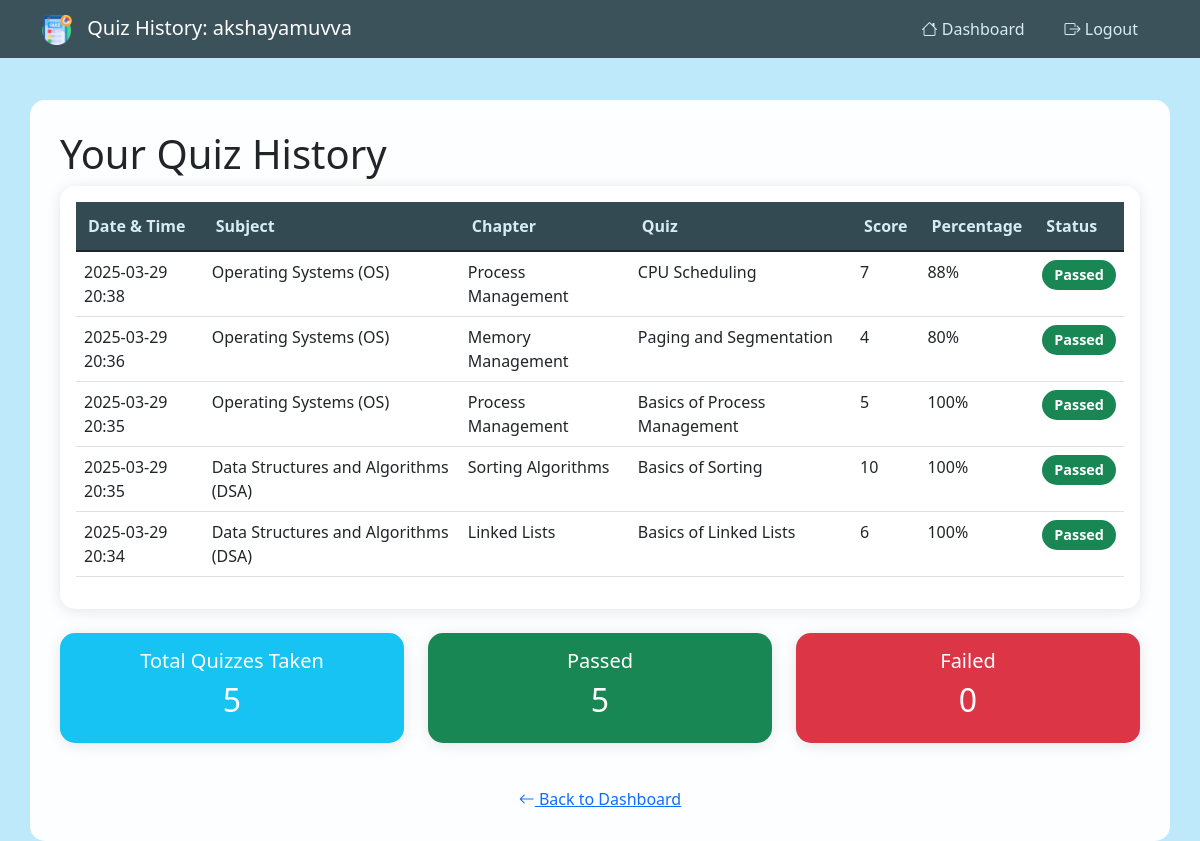
The page /user_history (signed in) on the database its author committed.
### main.py (models this page shows)
class User(db.Model):
    id = db.Column(db.Integer, primary_key=True)
    name = db.Column(db.String(60),nullable=False)
    username = db.Column(db.String(80), unique=True, nullable=False)
    email = db.Column(db.String(120), unique=True, nullable=False)
    passhash = db.Column(db.String(256), nullable=False)
    qualification = db.Column(db.String(60), nullable=False)
    date_of_birth = db.Column(db.Date , nullable = False)
    is_admin = db.Column(db.Boolean, default=False)
    is_flagged = db.Column(db.Boolean, default=False)
    scores = db.relationship('Scores', back_populates = 'user',cascade = 'all, delete-orphan')

class Scores(db.Model):
    id = db.Column(db.Integer, primary_key=True)
    score = db.Column(db.Integer,nullable=False)
    user_id = db.Column(db.Integer, db.ForeignKey('user.id'), nullable=False)
    quiz_id = db.Column(db.Integer, db.ForeignKey('quiz.id'), nullable=False)
    user = db.relationship('User', back_populates='scores')#user has scores-back populate
    quiz = db.relationship('Quiz', back_populates = 'score')#quiz has score
    quiz_taken_timestamp = db.Column(db.DateTime, nullable=False)
    percentage = db.Column(db.Integer,nullable=False)

class Subject(db.Model):
    id = db.Column(db.Integer, primary_key=True)
    name = db.Column(db.String(60),nullable=False)
    description = db.Column(db.String(120), nullable=False)
    sub_chapter = db.relationship('Chapter', back_populates = 'subjects',cascade = 'all, delete-orphan')
    subject_standard = db.Column(db.Integer)

class Chapter(db.Model):
    id = db.Column(db.Integer, primary_key=True)
    name = db.Column(db.String(60),nullable=False)
    description = db.Column(db.String(120), nullable=False)
    subject_id = db.Column(db.Integer, db.ForeignKey('subject.id'), nullable=False)
    subjects = db.relationship('Subject', back_populates = 'sub_chapter')
    chap_quiz = db.relationship('Quiz', back_populates = 'chapter',cascade = 'all, delete-orphan')

class Quiz(db.Model):
    id = db.Column(db.Integer, primary_key=True)
    name = db.Column(db.String(60),nullable=False)
    quiz_time_duration = db.Column(db.Integer,nullable = False)
    quiz_date = db.Column(db.Date, nullable = False)
    chapter_id = db.Column(db.Integer, db.ForeignKey('chapter.id'), nullable=False)
    feedback = db.Column(db.String(250), nullable=True)
    chapter = db.relationship('Chapter', back_populates = 'chap_quiz')
    qsns = db.relationship('Question', back_populates = 'quiz',cascade = 'all, delete-orphan')
    score = db.relationship('Scores', back_populates = 'quiz',cascade = 'all, delete-orphan')

### main.py (the view)
@app.route('/user_history')
def user_history():
    if 'user_id' not in session:
        return redirect(url_for('login'))
    user = User.query.get(session['user_id'])
    scores = db.session.query(Scores, Quiz, Chapter, Subject).join(Quiz, Scores.quiz_id == Quiz.id).join(
        Chapter, Quiz.chapter_id == Chapter.id).join(Subject, Chapter.subject_id == Subject.id).filter(
        Scores.user_id == session['user_id']).order_by(
        Scores.quiz_taken_timestamp.desc()).all()
    return render_template('user_history.html', user=user, scores=scores)

### templates/user_history.html (shortened to what this page needs)
<!DOCTYPE html>
<html lang="en">
<head>
    <link href="https://cdn.jsdelivr.net/npm/bootstrap@5.1.3/dist/css/bootstrap.min.css" rel="stylesheet">
    <link rel="stylesheet" href="https://cdn.jsdelivr.net/npm/bootstrap-icons@1.7.2/font/bootstrap-icons.css">
    <link rel="stylesheet" href="{{ url_for('static', filename='css/user_styles.css') }}">
</head>
<body>
    <nav class="navbar navbar-expand-lg navbar-dark fixed-top">
        <div class="container">
            <a class="navbar-brand" href="#">
                <img src="{{ url_for('static', filename='images/logo.png') }}" alt="QuizMaster Logo" class="nav-logo">
                Quiz History: {{ user.username }}
            </a>
            <div class="collapse navbar-collapse" id="navbarNav">
                <ul class="navbar-nav ms-auto">
                    <li class="nav-item">
                        <a class="nav-link" href="{{ url_for('dashboard') }}">
                            <i class="bi bi-house"></i> Dashboard
                        </a>
                    </li>
                    <li class="nav-item">
                        <a class="nav-link" href="{{ url_for('logout') }}">
                            <i class="bi bi-box-arrow-right"></i> Logout
                        </a>
                    </li>
                </ul>
            </div>
        </div>
    </nav>
    <div class="container main-content">
        <div class="dashboard-header">
            <h1>Your Quiz History</h1>
        </div>
        <div class="card">
            <div class="card-body">
                <div class="table-responsive">
                    <table class="table table-hover">
                        <thead>
                            <tr>
                                <th>Date & Time</th>
                                <th>Subject</th>
                                <th>Chapter</th>
                                <th>Quiz</th>
                                <th>Score</th>
                                <th>Percentage</th>
                                <th>Status</th>
                            </tr>
                        </thead>
                        <tbody>
                            {% if scores %}
                                {% for score, quiz, chapter, subject in scores %}
                                <tr>
                                    <td>{{ score.quiz_taken_timestamp.strftime('%Y-%m-%d %H:%M') }}</td>
                                    <td>{{ subject.name }}</td>
                                    <td>{{ chapter.name }}</td>
                                    <td>{{ quiz.name }}</td>
                                    <td>{{ score.score }}</td>
                                    <td>{{ score.percentage }}%</td>
                                    <td>
                                        {% if score.percentage >= 65 %}
                                            <span class="badge bg-success">Passed</span>
                                        {% else %}
                                            <span class="badge bg-danger">Failed</span>
                                        {% endif %}
                                    </td>
                                </tr>
                                {% endfor %}
                            {% else %}
                                <tr>
                                    <td colspan="7" class="text-center">No quiz attempts found.</td>
                                </tr>
                            {% endif %}
                        </tbody>
                    </table>
                </div>
            </div>
        </div>
        {% if scores %}
        <div class="row mt-4">
            <div class="col-md-4">
                <div class="card bg-primary text-white">
                    <div class="card-body text-center">
                        <h5 class="card-title">Total Quizzes Taken</h5>
                        <h2>{{ scores|length }}</h2>
                    </div>
                </div>
            </div>
            <div class="col-md-4">
                <div class="card bg-success text-white">
                    <div class="card-body text-center">
                        <h5 class="card-title">Passed</h5>
                        <h2>{{ scores|selectattr('0.percentage', '>=', 60)|list|length }}</h2>
                    </div>
                </div>
            </div>
            <div class="col-md-4">
                <div class="card bg-danger text-white">
                    <div class="card-body text-center">
                        <h5 class="card-title">Failed</h5>
                        <h2>{{ scores|selectattr('0.percentage', '<', 60)|list|length }}</h2>
                    </div>
                </div>
            </div>
        </div>
        {% endif %}
        <div class="text-center mt-4">
            <a href="{{ url_for('dashboard') }}" class="back-link">
                <i class="bi bi-arrow-left"></i> Back to Dashboard
            </a>
        </div>
    </div>
</body>
</html>

### static/css/user_styles.css (style rules this page uses)
body { background-color: #bee9fa; min-height: 100vh; padding-top: 80px; }
.main-content { background: rgba(255, 255, 255, 0.95); border-radius: 15px; padding: 30px; margin-top: 20px; }
.card { border: none; border-radius: 15px; box-shadow: 0 2px 15px rgba(0, 0, 0, 0.1); transition: transform 0.3s ease; margin-bottom: 20px; }
.navbar { background-color: rgba(52, 74, 83, 0.95) !important; backdrop-filter: blur(10px); }
.nav-logo { width: 30px; height: 30px; margin-right: 10px; }
.nav-link { color: #d8ebf4 !important; padding: 8px 15px !important; margin: 0 5px; border-radius: 20px; transition: all 0.3s ease; }
.table thead th { background-color: #344a53; color: #d8ebf4; border: none; padding: 12px; }
.badge { padding: 8px 12px; font-size: 0.9rem; border-radius: 20px; }
.bg-primary { background-color: #16c3f2 !important; }

### rows shown on the page
User: username "akshayamuvva"
Scores: quiz_taken_timestamp "2025-03-29 20:38", name "Operating Systems (OS)", name "Process Management", name "CPU Scheduling", score "7", percentage "88", shows "Passed"
Scores: quiz_taken_timestamp "2025-03-29 20:36", name "Operating Systems (OS)", name "Memory Management", name "Paging and Segmentation", score "4", percentage "80", shows "Passed"
Scores: quiz_taken_timestamp "2025-03-29 20:35", name "Operating Systems (OS)", name "Process Management", name "Basics of Process Management", score "5", percentage "100", shows "Passed"
Scores: quiz_taken_timestamp "2025-03-29 20:35", name "Data Structures and Algorithms (DSA)", name "Sorting Algorithms", name "Basics of Sorting", score "10", percentage "100", shows "Passed"
Scores: quiz_taken_timestamp "2025-03-29 20:34", name "Data Structures and Algorithms (DSA)", name "Linked Lists", name "Basics of Linked Lists", score "6", percentage "100", shows "Passed"

### other values the page prints
{{ scores|length }} "5"
{{ scores|selectattr('0.percentage', '>=', 60)|list|length }} "5"
{{ scores|selectattr('0.percentage', '<', 60)|list|length }} "0"
